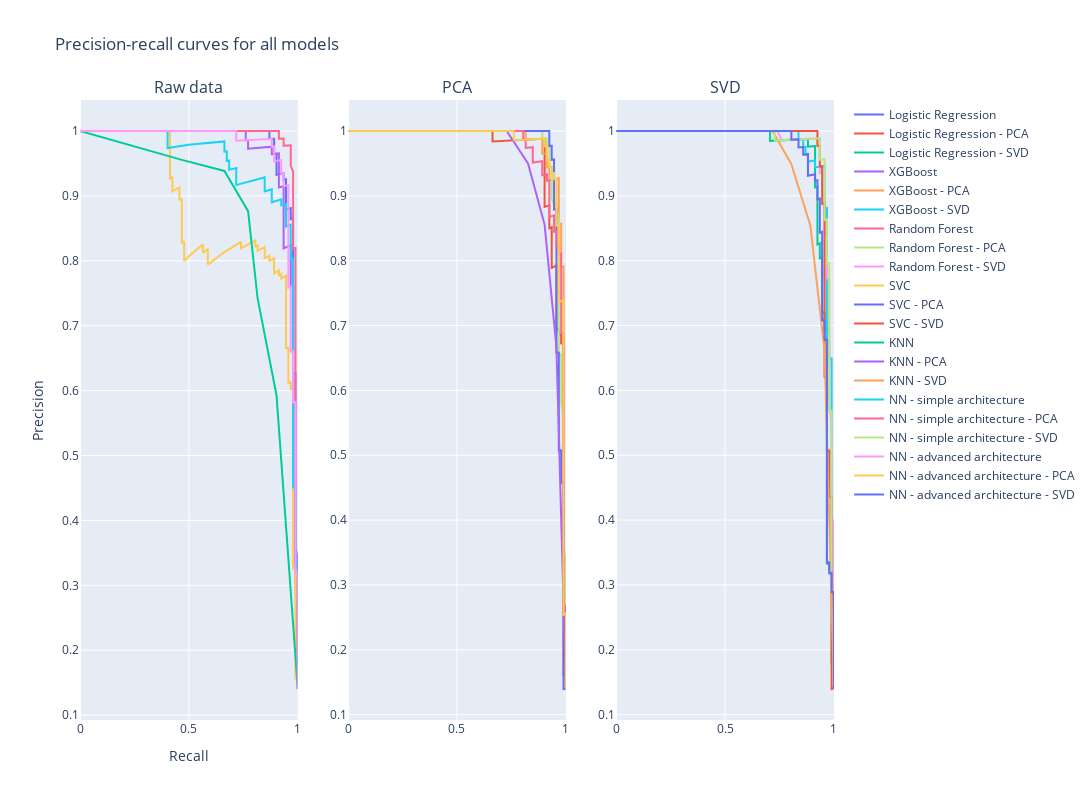

Here is the notebook cell this chart was saved with:
### Code cell
# precision-recall curves
fig = make_subplots(rows=1, cols=3, subplot_titles=('Raw data', 'PCA', 'SVD'))

for model in zip(model_names, models_raw, models_pca, models_svd):
    name = model[0]
    model_raw = model[1]
    model_pca = model[2]
    model_svd = model[3]
    if name == 'NN - simple architecture' or name == 'NN - advanced architecture':
        precision_raw, recall_raw, _ = precision_recall_curve(y_test, model_raw.predict(X_test))
        precision_pca, recall_pca, _ = precision_recall_curve(y_test, model_pca.predict(X_test_pca))
        precision_svd, recall_svd, _ = precision_recall_curve(y_test, model_svd.predict(X_test_svd))
    else:
        precision_raw, recall_raw, _ = precision_recall_curve(y_test, model_raw.predict_proba(X_test)[:,1])
        precision_pca, recall_pca, _ = precision_recall_curve(y_test, model_pca.predict_proba(X_test_pca)[:,1])
        precision_svd, recall_svd, _ = precision_recall_curve(y_test, model_svd.predict_proba(X_test_svd)[:,1])
    fig.add_trace(go.Scatter(x=recall_raw, y=precision_raw, name=name, mode='lines'), row=1, col=1)
    fig.add_trace(go.Scatter(x=recall_pca, y=precision_pca, name=name+' - PCA', mode='lines'), row=1, col=2)
    fig.add_trace(go.Scatter(x=recall_svd, y=precision_svd, name=name+' - SVD', mode='lines'), row=1, col=3)

fig.update_layout(title='Precision-recall curves for all models', xaxis_title='Recall', yaxis_title='Precision', width=2400, height=800)
fig.show()

### Figure 1 — Plotly figure (JSON) as saved in the notebook; plotly's stock layout.template omitted (floating-point values rounded to 4 significant figures; data arrays with more than 128 entries replaced by an {"elided": "..."} marker saying what was removed)
{"data": [{"mode": "lines", "name": "Logistic Regression", "type": "scatter", "x": {"elided": "560 float values"}, "xaxis": "x", "y": {"elided": "560 float values"}, "yaxis": "y"}, {"mode": "lines", "name": "Logistic Regression - PCA", "type": "scatter", "x": {"elided": "552 float values"}, "xaxis": "x2", "y": {"elided": "552 float values"}, "yaxis": "y2"}, {"mode": "lines", "name": "Logistic Regression - SVD", "type": "scatter", "x": {"elided": "550 float values"}, "xaxis": "x3", "y": {"elided": "550 float values"}, "yaxis": "y3"}, {"mode": "lines", "name": "XGBoost", "type": "scatter", "x": {"elided": "444 float values"}, "xaxis": "x", "y": {"elided": "444 float values"}, "yaxis": "y"}, {"mode": "lines", "name": "XGBoost - PCA", "type": "scatter", "x": {"elided": "552 float values"}, "xaxis": "x2", "y": {"elided": "552 float values"}, "yaxis": "y2"}, {"mode": "lines", "name": "XGBoost - SVD", "type": "scatter", "x": {"elided": "547 float values"}, "xaxis": "x3", "y": {"elided": "547 float values"}, "yaxis": "y3"}, {"mode": "lines", "name": "Random Forest", "type": "scatter", "x": [1, 0.9891, 0.9891, 0.9891, 0.9891, 0.9891, 0.9891, 0.9891, 0.9891, 0.9891, 0.9891, 0.9891, 0.9891, 0.9891, 0.9891, 0.9891, 0.9891, 0.9891, 0.9891, 0.9891, 0.9891, 0.9891, 0.9891, 0.9891, 0.9891, 0.9891, 0.9891, 0.9891, 0.9891, 0.9891, 0.9891, 0.9891, 0.9891, 0.9891, 0.9891, 0.9891, 0.9891, 0.9891, 0.9891, 0.9891, 0.9891, 0.9891, 0.9891, 0.9891, 0.9891, 0.9891, 0.9891, 0.9891, 0.9891, 0.9783, 0.9783, 0.9783, 0.9783, 0.9783, 0.9783, 0.9783, 0.9783, 0.9783, 0.9783, 0.9783, 0.9783, 0.9783, 0.9674, 0.9674, 0.9674, 0.9674, 0.9565, 0.9457, 0.9348, 0.9348, 0.913, 0.913, 0.9022, 0.8913, 0.8804, 0.8696, 0.8587, 0.8478, 0.837, 0.8261, 0.8152, 0.8043, 0.7935, 0.7609, 0.7391, 0.7174, 0.7065, 0.6957, 0.6739, 0.6522, 0.6087, 0.5543, 0.5326, 0.413, 0.3913, 0.2717, 0], "xaxis": "x", "y": [0.1402, 0.3023, 0.3033, 0.3043, 0.3054, 0.3064, 0.3074, 0.3095, 0.3106, 0.3116, 0.373, 0.3745, 0.376, 0.3776, 0.3808, 0.4213, 0.4233, 0.4252, 0.4272, 0.4292, 0.4313, 0.4333, 0.4354, 0.4375, 0.4396, 0.4764, 0.4789, 0.517, 0.5482, 0.5723, 0.5871, 0.5909, 0.619, 0.6276, 0.6319, 0.6642, 0.6691, 0.6947, 0.7109, 0.7165, 0.7222, 0.7398, 0.7459, 0.7521, 0.7583, 0.7647, 0.7778, 0.7913, 0.8198, 0.8182, 0.8257, 0.8333, 0.8411, 0.8491, 0.8654, 0.8738, 0.8911, 0.9, 0.9091, 0.9184, 0.9278, 0.9375, 0.9468, 0.957, 0.9674, 0.978, 0.9778, 0.9775, 0.9773, 0.9885, 0.9882, 1, 1, 1, 1, 1, 1, 1, 1, 1, 1, 1, 1, 1, 1, 1, 1, 1, 1, 1, 1, 1, 1, 1, 1, 1, 1], "yaxis": "y"}, {"mode": "lines", "name": "Random Forest - PCA", "type": "scatter", "x": {"elided": "137 float values"}, "xaxis": "x2", "y": {"elided": "137 float values"}, "yaxis": "y2"}, {"mode": "lines", "name": "Random Forest - SVD", "type": "scatter", "x": {"elided": "140 float values"}, "xaxis": "x3", "y": {"elided": "140 float values"}, "yaxis": "y3"}, {"mode": "lines", "name": "SVC", "type": "scatter", "x": {"elided": "556 float values"}, "xaxis": "x", "y": {"elided": "556 float values"}, "yaxis": "y"}, {"mode": "lines", "name": "SVC - PCA", "type": "scatter", "x": {"elided": "560 float values"}, "xaxis": "x2", "y": {"elided": "560 float values"}, "yaxis": "y2"}, {"mode": "lines", "name": "SVC - SVD", "type": "scatter", "x": {"elided": "560 float values"}, "xaxis": "x3", "y": {"elided": "560 float values"}, "yaxis": "y3"}, {"mode": "lines", "name": "KNN", "type": "scatter", "x": [1, 0.9022, 0.8152, 0.7717, 0.663, 0.4674, 0], "xaxis": "x", "y": [0.1402, 0.5929, 0.7426, 0.8765, 0.9385, 0.9556, 1], "yaxis": "y"}, {"mode": "lines", "name": "KNN - PCA", "type": "scatter", "x": [1, 0.9565, 0.9022, 0.8261, 0.7283, 0.6087, 0], "xaxis": "x2", "y": [0.1402, 0.6667, 0.8557, 0.95, 1, 1, 1], "yaxis": "y2"}, {"mode": "lines", "name": "KNN - SVD", "type": "scatter", "x": [1, 0.9565, 0.8913, 0.8043, 0.7174, 0.5978, 0], "xaxis": "x3", "y": [0.1402, 0.6617, 0.8542, 0.9487, 1, 1, 1], "yaxis": "y3"}, {"mode": "lines", "name": "NN - simple architecture", "type": "scatter", "x": {"elided": "561 float values"}, "xaxis": "x", "y": {"elided": "561 float values"}, "yaxis": "y"}, {"mode": "lines", "name": "NN - simple architecture - PCA", "type": "scatter", "x": {"elided": "558 float values"}, "xaxis": "x2", "y": {"elided": "558 float values"}, "yaxis": "y2"}, {"mode": "lines", "name": "NN - simple architecture - SVD", "type": "scatter", "x": {"elided": "559 float values"}, "xaxis": "x3", "y": {"elided": "559 float values"}, "yaxis": "y3"}, {"mode": "lines", "name": "NN - advanced architecture", "type": "scatter", "x": {"elided": "560 float values"}, "xaxis": "x", "y": {"elided": "560 float values"}, "yaxis": "y"}, {"mode": "lines", "name": "NN - advanced architecture - PCA", "type": "scatter", "x": {"elided": "524 float values"}, "xaxis": "x2", "y": {"elided": "524 float values"}, "yaxis": "y2"}, {"mode": "lines", "name": "NN - advanced architecture - SVD", "type": "scatter", "x": {"elided": "536 float values"}, "xaxis": "x3", "y": {"elided": "536 float values"}, "yaxis": "y3"}], "layout": {"annotations": [{"font": {"size": 16}, "showarrow": false, "text": "Raw data", "x": 0.1444, "xanchor": "center", "xref": "paper", "y": 1, "yanchor": "bottom", "yref": "paper"}, {"font": {"size": 16}, "showarrow": false, "text": "PCA", "x": 0.5, "xanchor": "center", "xref": "paper", "y": 1, "yanchor": "bottom", "yref": "paper"}, {"font": {"size": 16}, "showarrow": false, "text": "SVD", "x": 0.8556, "xanchor": "center", "xref": "paper", "y": 1, "yanchor": "bottom", "yref": "paper"}], "height": 800, "title": {"text": "Precision-recall curves for all models"}, "width": 2400, "xaxis": {"anchor": "y", "domain": [0, 0.2889], "title": {"text": "Recall"}}, "xaxis2": {"anchor": "y2", "domain": [0.3556, 0.6444]}, "xaxis3": {"anchor": "y3", "domain": [0.7111, 1]}, "yaxis": {"anchor": "x", "domain": [0, 1], "title": {"text": "Precision"}}, "yaxis2": {"anchor": "x2", "domain": [0, 1]}, "yaxis3": {"anchor": "x3", "domain": [0, 1]}}}
